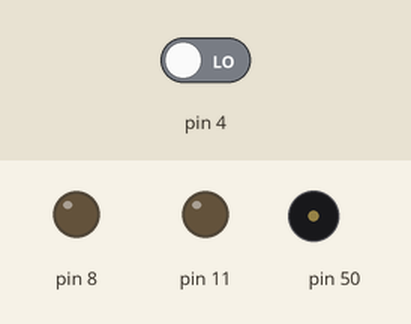
A sketch run on a simulated Arduino Mega 2560, built with avr-gcc and run on an emulated ATmega2560. On the bench: output pins drawn as LEDs (lit = HIGH), buzzer (waves = sounding). Inputs (shaded band) come from the test bench; at power-on: pin 4 LOW.

Above: at 4.8 s.
4.9 s: pin 4 driven HIGH
At 8.25 s:
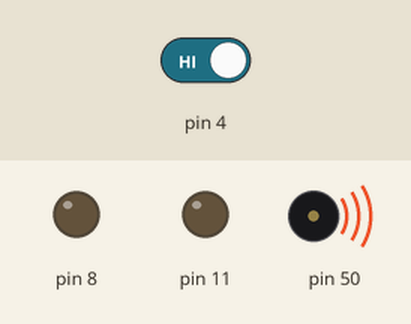
10.9 s: pin 4 driven LOW
At 12.25 s:
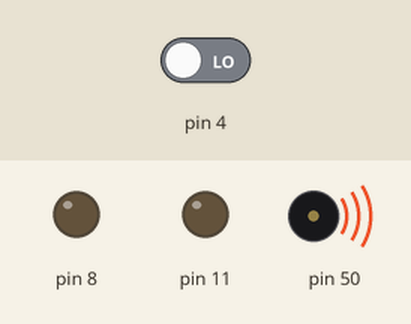
Timing chart, 0 to 14.0 s (numbered marks = the images above; inputs shaded):
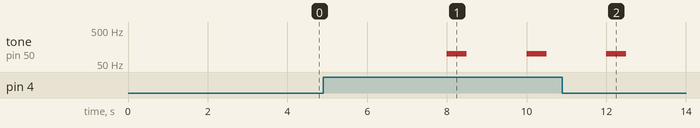

Measured:
- after the input at 4.9 s, tone on pin 50: alternates 100 Hz for 0.50 s and silent for 1.5 s, starting after 3.1 s
- after the input at 10.9 s, tone on pin 50: goes on until 12.5 s, then stays silent

The sketch:

AS4.ino
```cpp
int movement = 0;

void setup()
{
  pinMode(2, INPUT);
  pinMode(11, INPUT);
  pinMode(11, OUTPUT);
  pinMode(8, OUTPUT);
}

void loop()
{
  movement = digitalRead(4);
  delay(2000);
  if (movement == HIGH) {
    tone(50, 100, 500);
  } else {
    digitalWrite(11,LOW);
  }
  if (movement == HIGH) {
    digitalWrite(10,HIGH);
  } else {
    digitalWrite(10,LOW);
   }
}
```
